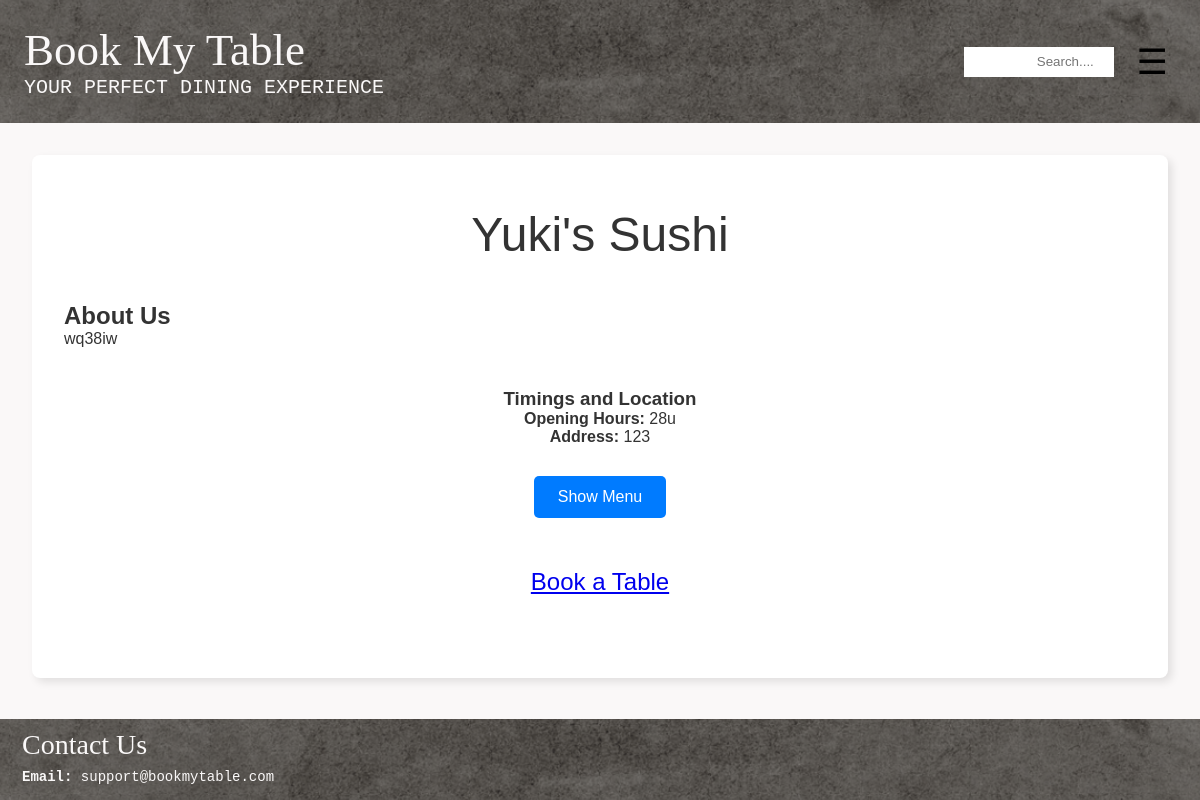
The page /restaurant/4/?user_id=None on the database as committed earlier.
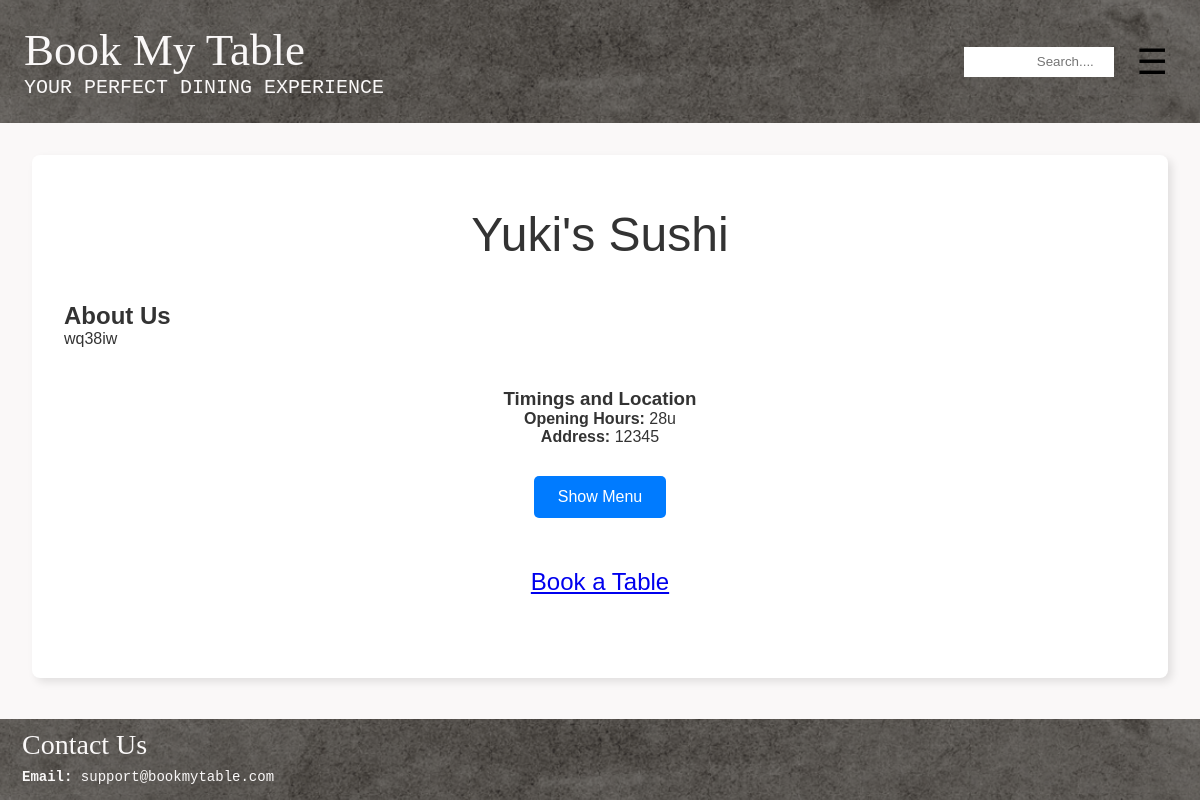
The same page on the database as committed later.
### restaurant/models.py (models this page shows, shortened)
class Restaurant(models.Model):
    R_ID = models.AutoField(primary_key=True)
    R_Name = models.CharField(max_length=100)
    owner = models.OneToOneField('users.Owner', on_delete=models.CASCADE, related_name='restaurant')
    R_EmailAddress = models.EmailField(unique=True)
    R_ContactNumber = models.CharField(unique = True, max_length=15)
    R_Address = models.TextField() # this will allow for multiple addresses too
    R_Description = models.TextField(blank=True, null=True) #can be left blank, will store NULL if no value exists
    R_CuisineTypes = models.CharField(max_length=100)
    R_ReservationCost = models.DecimalField(max_digits=10, decimal_places=2)
    R_OpenHours = models.CharField(max_length=100) # e.g "Mon-Fri: 9:00AM - 8PM"
    Rating = models.DecimalField(decimal_places=2, default=0.0, max_digits=100)
    NetRevenue = models.DecimalField(max_digits=15, decimal_places=2, default=0.0)

### restaurant/views.py (the view)
# urls.py: path('<int:R_ID>/', views.restaurant_details, name = 'restaurant_details'),
def restaurant_details(request, R_ID):
    print(f"R_ID: {R_ID}, Query Params: {request.GET}")
    user_id = request.GET.get('user_id')  # Capture user_id from the query parameter
    restaurant = get_object_or_404(Restaurant, pk=R_ID)
    menu = Menu.objects.filter(restaurant=restaurant).first()
    dishes = Dish.objects.filter(menu=menu) if menu else []
    return render(request, 'restaurant/restaurant_details.html', {
        'restaurant': restaurant,
        'dishes': dishes,
        'user_id': user_id
    })

### restaurant/templates/restaurant/restaurant_details.html (shortened to what this page needs)
{% extends "layout.html" %}
{% block content %}
<div class="container">
    <h1 class="card-header text-center" style="font-size: 3rem; margin-top: 20px;">{{ restaurant.R_Name }}</h1>
    <section style="margin: 40px 0; text-align: left;">
        <h2> About Us</h2>
        <p>{{ restaurant.R_Description }}</p>
    </section>
    <section style="margin: 20px 0; text-align: center;">
        <h3>Timings and Location</h3>
        <p><strong>Opening Hours:</strong> {{ restaurant.R_OpenHours }}</p>
        <p><strong>Address:</strong> {{ restaurant.R_Address }}</p>
    </section>
    <section style="margin: 30px 0; text-align: center;">
        <button id="toggleMenuButton" class="button">
            Show Menu
        </button>
    </section>
<section style="margin: 50px 0; text-align: center;">
    <a href="{% url 'reservation:select_time' restaurant.R_ID %}?user_id={{ user_id }}" class="btn btn-primary" style="padding: 15px 30px; font-size: 1.5rem;">
        Book a Table
    </a>
</section>
{% endblock %}

Rows that differ between the two databases and show on the page:
changed Restaurant "Yuki's Sushi": R_Address "123" → "12345"
